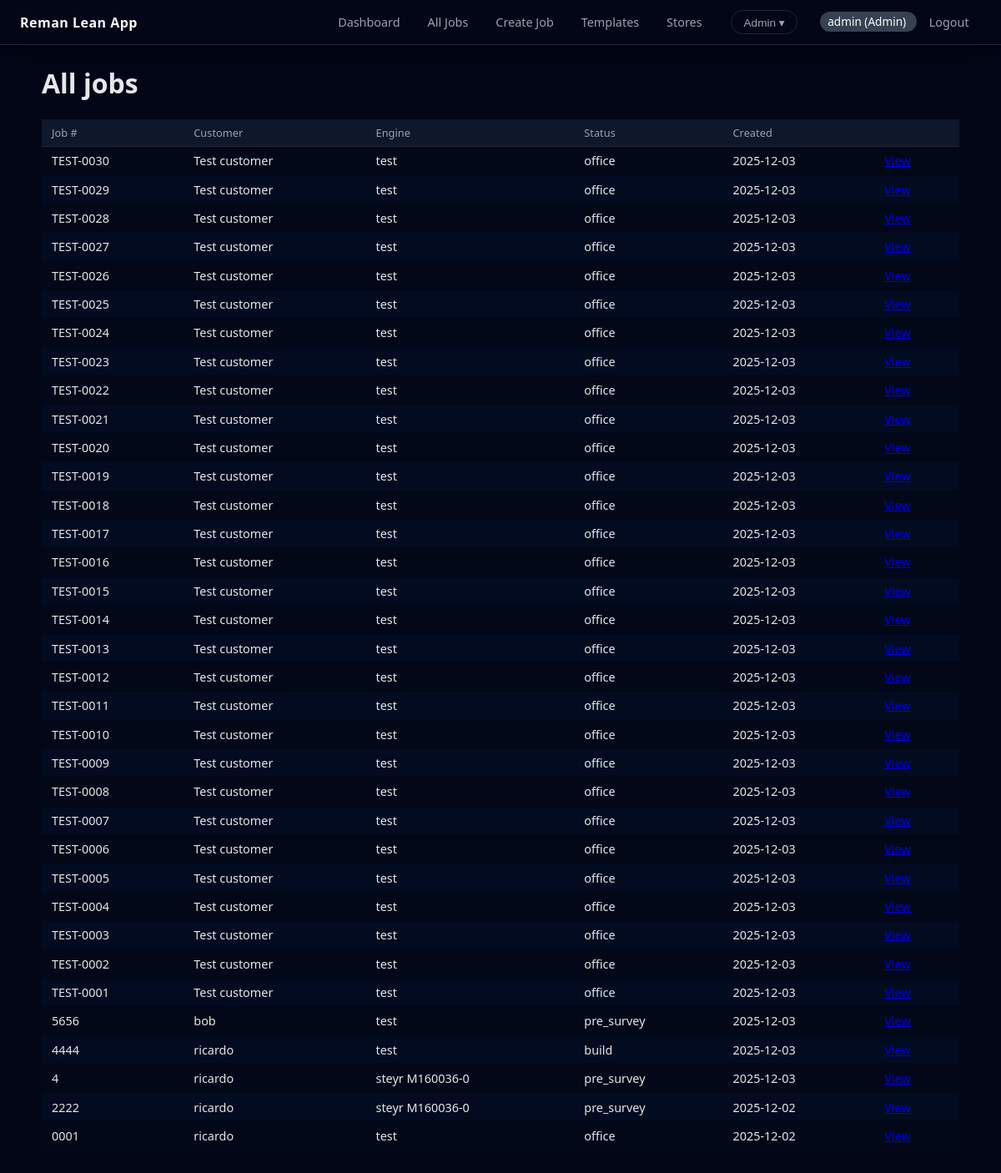
The page /jobs (signed in) on the database its author committed.
### models.py (models this page shows)
class User(db.Model):
    __tablename__ = "users"
    id = db.Column(db.Integer, primary_key=True)
    username = db.Column(db.String(64), unique=True, nullable=False)
    password_hash = db.Column(db.String(128), nullable=False)
    role = db.Column(db.Enum(RoleEnum), nullable=False)
    created_at = db.Column(db.DateTime, default=datetime.utcnow)
    assigned_jobs = db.relationship(
        "Job",
        foreign_keys="Job.assigned_to_id",
        back_populates="assigned_to",
        lazy="dynamic",
    )

class Job(db.Model):
    __tablename__ = "jobs"
    id = db.Column(db.Integer, primary_key=True)
    job_number = db.Column(db.String(64), unique=True, nullable=False)
    customer_name = db.Column(db.String(128))
    engine_type = db.Column(db.String(128))
    serial_number = db.Column(db.String(128))  # engine/part serial
    status = db.Column(
        db.Enum(JobStatusEnum),
        nullable=False,
        default=JobStatusEnum.PRE_SURVEY,
    )
    survey_layout = db.Column(
        db.String(32),
        nullable=False,
        default="classic",
    )
    created_at = db.Column(db.DateTime, default=datetime.utcnow)
    updated_at = db.Column(
        db.DateTime,
        default=datetime.utcnow,
        onupdate=datetime.utcnow,
    )
    template_id = db.Column(
        db.Integer,
        db.ForeignKey("templates.id"),
        nullable=True,
    )
    assigned_to_id = db.Column(
        db.Integer,
        db.ForeignKey("users.id"),
        nullable=True,
    )
    created_by_id = db.Column(
        db.Integer,
        db.ForeignKey("users.id"),
        nullable=True,
    )
    template = db.relationship("Template", back_populates="jobs")
    assigned_to = db.relationship(
        "User",
        foreign_keys=[assigned_to_id],
        back_populates="assigned_jobs",
    )
    created_by = db.relationship(
        "User",
        foreign_keys=[created_by_id],
    )
    pick_lists = db.relationship(
        "PickList",
        back_populates="job",
        cascade="all, delete-orphan",
        lazy="dynamic",
    )

### app.py (the view)
@app.route("/jobs")
@login_required
def jobs_list():
    jobs = Job.query.order_by(Job.created_at.desc()).all()
    return render_template("jobs_list.html", jobs=jobs)

### app.py (called while the page is built)
def login_required(view):
    @wraps(view)
    def wrapped_view(**kwargs):
        if "user_id" not in session:
            return redirect(url_for("login"))
        return view(**kwargs)
    return wrapped_view

def current_user():
    uid = session.get("user_id")
    if not uid:
        return None
    return User.query.get(uid)

@app.context_processor
def inject_globals():
    return {
        "JobStatusEnum": JobStatusEnum,
        "DecisionEnum": DecisionEnum,
        "StockStatusEnum": StockStatusEnum,
        "MeasurementResultEnum": MeasurementResultEnum,
        "RoleEnum": RoleEnum,
        "current_user": current_user(),
        "job_age_days": job_age_days,
        "next_action_for_job": next_action_for_job,
    }

### templates/jobs_list.html
{% extends "base.html" %}
{% block content %}
<h1>All jobs</h1>
{% if jobs %}
    <table>
        <tr><th>Job #</th><th>Customer</th><th>Engine</th><th>Status</th><th>Created</th><th></th></tr>
        {% for job in jobs %}
        <tr>
            <td>{{ job.job_number }}</td>
            <td>{{ job.customer_name }}</td>
            <td>{{ job.engine_type }}</td>
            <td>{{ job.status.value }}</td>
            <td>{{ job.created_at.strftime('%Y-%m-%d') }}</td>
            <td><a href="{{ url_for('job_detail', job_id=job.id) }}">View</a></td>
        </tr>
        {% endfor %}
    </table>
{% else %}
    <p>No jobs yet.</p>
{% endif %}
{% endblock %}

### templates/base.html (shortened to what this page needs)
<!doctype html>
<html lang="en">
<head>
    <link rel="stylesheet" href="{{ url_for('static', filename='style.css') }}">
</head>
<body>
    <header class="top-bar">
        <div class="brand">Reman Lean App</div>
        <nav class="nav">
            {% if current_user %}
                {% set role = current_user.role.value %}
                {% if role in ['Admin', 'Office'] %}
                    <a href="{{ url_for('dashboard') }}">Dashboard</a>
                    <a href="{{ url_for('jobs_list') }}">All Jobs</a>
                    <a href="{{ url_for('job_create') }}">Create Job</a>
                    <a href="{{ url_for('templates_list') }}">Templates</a>
                    <a href="{{ url_for('stores_hub', view='per_engine') }}">Stores</a>
                {% elif role == 'Stores' %}
                    <a href="{{ url_for('stores_hub', view='master') }}">Stores</a>
                {% else %}
                    <a href="{{ url_for('dashboard') }}">Dashboard</a>
                    <a href="{{ url_for('jobs_list') }}">All Jobs</a>
                {% endif %}
                {% if role == 'Admin' %}
                    <div class="nav-admin-dropdown">
                        <button class="nav-admin-trigger" type="button">
                            Admin ▾
                        </button>
                    </div>
                {% endif %}
                <span class="user-pill">
                    {{ current_user.username }} ({{ current_user.role.value }})
                </span>
                <a href="{{ url_for('logout') }}">Logout</a>
            {% endif %}
        </nav>
    </header>
    <main class="container">
        {% block content %}{% endblock %}
    </main>
</body>
</html>

### static/style.css (style rules this page uses)
:root { --bg-base: #020617; --bg-elevated: #02091c; --bg-card: #0b1120; --bg-card-soft: #111827; --bg-section-header: #020617; --bg-table-header: #0f172a; --border-subtle: #1f2937; --border-strong: #334155; --accent: #2563eb; --accent-soft: #1d4ed8; --accent-faint: #1e293b; --text-main: #e5e7eb; --text-soft: #9ca3af; --text-muted: #6b7280; --danger: #f97373; --success: #4ade80; --warning: #facc15; --radius-lg: 16px; --radius-md: 10px; --shadow-soft: 0 18px 45px rgba(0, 0, 0, 0.55); --gap-1: 4px; --gap-2: 8px; --gap-3: 12px; --gap-4: 16px; --gap-5: 24px; --gap-6: 32px; }
html, body { margin: 0; background: var(--bg-base); color: var(--text-main); font-family: system-ui, -apple-system, BlinkMacSystemFont, "SF Pro Text", "Segoe UI", sans-serif; }
main, .page-content, .content-wrapper { max-width: 1200px; margin: var(--gap-5) auto var(--gap-6); padding: 0 var(--gap-4); }
.container { max-width: 1100px; margin: 1.5rem auto 2rem; padding: 0 1rem; }
.top-bar, body > header, .navbar { display: flex; justify-content: space-between; align-items: center; padding: 0.75rem 1.5rem; background: #020617; color: #f9fafb; border-bottom: 1px solid var(--border-subtle); box-shadow: 0 10px 30px rgba(0, 0, 0, 0.4); }
.brand, body > header .app-title, .navbar .app-title { font-weight: 600; letter-spacing: 0.03em; }
.nav a, .navbar a, body > header nav a { color: var(--text-soft); padding: 0.35rem 0.9rem; border-radius: 999px; text-decoration: none; font-size: 0.9rem; }
.user-pill { margin-left: 1rem; padding: 0.15rem 0.6rem; border-radius: 999px; background: #374151; font-size: 0.85rem; }
.nav-admin-dropdown { position: relative; display: inline-block; margin-left: 1rem; }
.nav-admin-trigger { border-radius: 999px; border: 1px solid var(--border-subtle); background: #020617; color: var(--text-soft); padding: 0.35rem 0.9rem; font-size: 0.85rem; display: inline-flex; align-items: center; gap: 0.35rem; }
button, .button, .actions button { border-radius: 999px; border: 1px solid transparent; padding: 0.45rem 1.15rem; font-size: 0.9rem; font-weight: 500; background: var(--accent-soft); color: #f9fafb; cursor: pointer; margin-right: 0.4rem; transition: background 0.12s ease, transform 0.06s ease, box-shadow 0.12s ease; }
table { width: 100%; border-collapse: collapse; background-color: transparent !important; }
th, td { padding: 0.45rem 0.75rem; border-bottom: 1px solid #020617; font-size: 0.9rem; text-align: left; vertical-align: middle; }
tr > th, thead, thead tr, thead th { background-color: var(--bg-table-header) !important; background: var(--bg-table-header) !important; color: var(--text-soft) !important; border-bottom: 1px solid var(--border-subtle) !important; font-weight: 500; font-size: 0.8rem; }
tbody tr { background-color: #020b1f !important; }
tbody tr:nth-child(even) { background-color: #020817 !important; }

### rows shown on the page
User: username "admin", role.value "Admin"
Job: job_number "TEST-0030", customer_name "Test customer", engine_type "test", status.value "office", created_at "2025-12-03"
Job: job_number "TEST-0029", customer_name "Test customer", engine_type "test", status.value "office", created_at "2025-12-03"
Job: job_number "TEST-0028", customer_name "Test customer", engine_type "test", status.value "office", created_at "2025-12-03"
Job: job_number "TEST-0027", customer_name "Test customer", engine_type "test", status.value "office", created_at "2025-12-03"
Job: job_number "TEST-0026", customer_name "Test customer", engine_type "test", status.value "office", created_at "2025-12-03"
Job: job_number "TEST-0025", customer_name "Test customer", engine_type "test", status.value "office", created_at "2025-12-03"
Job: job_number "TEST-0024", customer_name "Test customer", engine_type "test", status.value "office", created_at "2025-12-03"
Job: job_number "TEST-0023", customer_name "Test customer", engine_type "test", status.value "office", created_at "2025-12-03"
Job: job_number "TEST-0022", customer_name "Test customer", engine_type "test", status.value "office", created_at "2025-12-03"
Job: job_number "TEST-0021", customer_name "Test customer", engine_type "test", status.value "office", created_at "2025-12-03"
Job: job_number "TEST-0020", customer_name "Test customer", engine_type "test", status.value "office", created_at "2025-12-03"
Job: job_number "TEST-0019", customer_name "Test customer", engine_type "test", status.value "office", created_at "2025-12-03"
Job: job_number "TEST-0018", customer_name "Test customer", engine_type "test", status.value "office", created_at "2025-12-03"
Job: job_number "TEST-0017", customer_name "Test customer", engine_type "test", status.value "office", created_at "2025-12-03"
Job: job_number "TEST-0016", customer_name "Test customer", engine_type "test", status.value "office", created_at "2025-12-03"
Job: job_number "TEST-0015", customer_name "Test customer", engine_type "test", status.value "office", created_at "2025-12-03"
Job: job_number "TEST-0014", customer_name "Test customer", engine_type "test", status.value "office", created_at "2025-12-03"
Job: job_number "TEST-0013", customer_name "Test customer", engine_type "test", status.value "office", created_at "2025-12-03"
Job: job_number "TEST-0012", customer_name "Test customer", engine_type "test", status.value "office", created_at "2025-12-03"
Job: job_number "TEST-0011", customer_name "Test customer", engine_type "test", status.value "office", created_at "2025-12-03"
Job: job_number "TEST-0010", customer_name "Test customer", engine_type "test", status.value "office", created_at "2025-12-03"
Job: job_number "TEST-0009", customer_name "Test customer", engine_type "test", status.value "office", created_at "2025-12-03"
Job: job_number "TEST-0008", customer_name "Test customer", engine_type "test", status.value "office", created_at "2025-12-03"
Job: job_number "TEST-0007", customer_name "Test customer", engine_type "test", status.value "office", created_at "2025-12-03"
Job: job_number "TEST-0006", customer_name "Test customer", engine_type "test", status.value "office", created_at "2025-12-03"
Job: job_number "TEST-0005", customer_name "Test customer", engine_type "test", status.value "office", created_at "2025-12-03"
Job: job_number "TEST-0004", customer_name "Test customer", engine_type "test", status.value "office", created_at "2025-12-03"
Job: job_number "TEST-0003", customer_name "Test customer", engine_type "test", status.value "office", created_at "2025-12-03"
Job: job_number "TEST-0002", customer_name "Test customer", engine_type "test", status.value "office", created_at "2025-12-03"
Job: job_number "TEST-0001", customer_name "Test customer", engine_type "test", status.value "office", created_at "2025-12-03"
Job: job_number "5656", customer_name "bob", engine_type "test", status.value "pre_survey", created_at "2025-12-03"
Job: job_number "4444", customer_name "ricardo", engine_type "test", status.value "build", created_at "2025-12-03"
Job: job_number "4", customer_name "ricardo", engine_type "steyr M160036-0", status.value "pre_survey", created_at "2025-12-03"
Job: job_number "2222", customer_name "ricardo", engine_type "steyr M160036-0", status.value "pre_survey", created_at "2025-12-02"
Job: job_number "0001", customer_name "ricardo", engine_type "test", status.value "office", created_at "2025-12-02"
